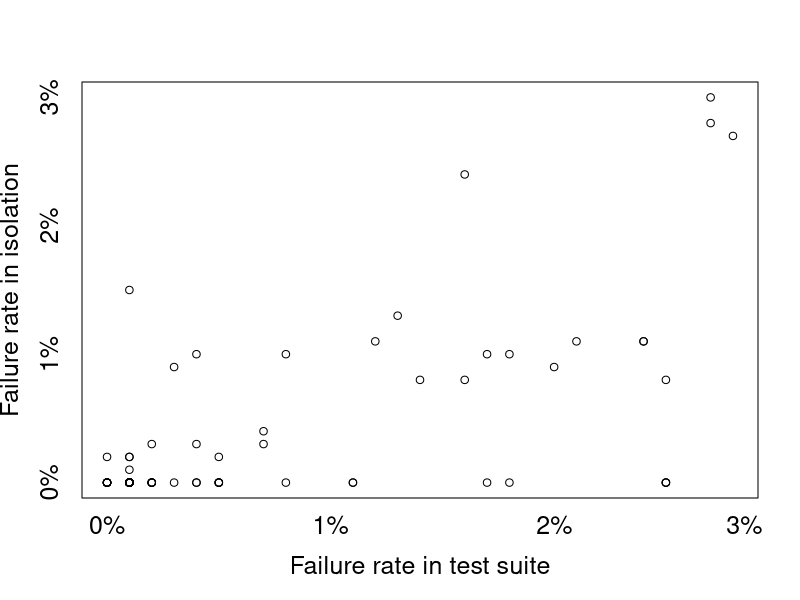

R code for this plot:
# script to create Figure fig:tso-flakiness-rate

plot.data=read.table(file="no-outlier-simplified.csv",sep=',',header=TRUE)
plot.data[,2] <- as.numeric(gsub("%", "",plot.data[,2]))/100
plot.data[,3] <- as.numeric(gsub("%", "",plot.data[,3]))/100
plot(plot.data$TSO_flake_rate,plot.data$ISO_flake_rate,xlab=("Failure rate in test suite"),ylab=("Failure rate in isolation"),cex.lab=1.5,xaxt="n",yaxt="n")
axis(2, at=c(0,.01,.02,.03), labels=paste0(c(0,.01,.02,.03)*100, "%"),tick = FALSE,cex.lab=5,cex.axis=1.5)
axis(1, at=c(0,.01,.02,.0285), labels=paste0(c(0,.01,.02,.03)*100, "%"),tick = FALSE,cex.lab=3,cex.axis=1.5)
